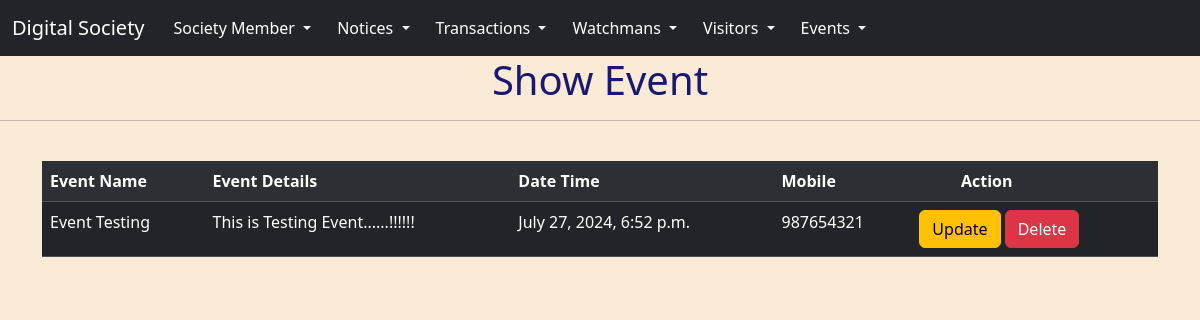
The page /showevent/ on the database its author committed.
### myapp/models.py (models this page shows)
class AddEvent(models.Model):
    eventname=models.CharField(max_length=20)
    eventdetail=models.CharField(max_length=100)
    datetime=models.DateTimeField()
    mobile=models.BigIntegerField()

### myapp/views.py (the view)
# urls.py: path('showevent/',views.showevent, name='showevent'),
def showevent(request):
    event = AddEvent.objects.all()
    return render(request,'showevent.html',{'event':event})

### myapp/templates/showevent.html (shortened to what this page needs)
<!DOCTYPE html>
<html lang="en">
    <head>
        <link
            href="https://cdn.jsdelivr.net/npm/bootstrap@5.3.3/dist/css/bootstrap.min.css"
            rel="stylesheet"
>
    </head>
    <body>
        <nav class="navbar navbar-expand-lg navbar-dark bg-dark">
            <div class="container-fluid">
                <a class="navbar-brand" href="#">Digital Society</a>
                <div class="collapse navbar-collapse"
                    id="navbarNavDarkDropdown">
                    <ul class="navbar-nav">
                        <li class="nav-item dropdown">
                            <button class="btn btn-dark dropdown-toggle"
                                data-bs-toggle="dropdown" aria-expanded="false">
                                Society Member
                            </button>
                        </li>
                    </ul>
                    <ul class="navbar-nav">
                        <li class="nav-item dropdown">
                            <button class="btn btn-dark dropdown-toggle"
                                data-bs-toggle="dropdown" aria-expanded="false">
                                Notices
                            </button>
                        </li>
                    </ul>
                    <ul class="navbar-nav">
                        <li class="nav-item dropdown">
                            <button class="btn btn-dark dropdown-toggle"
                                data-bs-toggle="dropdown" aria-expanded="false">
                                Transactions
                            </button>
                        </li>
                    </ul>
                    <ul class="navbar-nav">
                        <li class="nav-item dropdown">
                            <button class="btn btn-dark dropdown-toggle"
                                data-bs-toggle="dropdown" aria-expanded="false">
                                Watchmans
                            </button>
                        </li>
                    </ul>
                    <ul class="navbar-nav">
                        <li class="nav-item dropdown">
                            <button class="btn btn-dark dropdown-toggle"
                                data-bs-toggle="dropdown" aria-expanded="false">
                                Visitors
                            </button>
                        </li>
                    </ul>
                    <ul class="navbar-nav">
                        <li class="nav-item dropdown">
                            <button class="btn btn-dark dropdown-toggle"
                                data-bs-toggle="dropdown" aria-expanded="false">
                                Events
                            </button>
                        </li>
                    </ul>
                </div>
            </div>
        </nav>
        <center>
            <h1>Show Event</h1>
        </center>
        <hr>
        <br>
        <div class="container">
            <table class="table table-dark table-striped">
                <tr>
                    <th>Event Name</th>
                    <th>Event Details</th>
                    <th>Date Time</th>
                    <th>Mobile</th>
                    <th>&nbsp;&nbsp;&nbsp;&nbsp;&nbsp;&nbsp;&nbsp;&nbsp;&nbsp;&nbsp;Action</th>
                </tr>
                {% for i in event %}
                <tr>
                    <td>{{i.eventname}}</td>
                    <td>{{i.eventdetail}}</td>
                    <td>{{i.datetime}}</td>
                    <td>{{i.mobile}}</td>
                    <td><a class="btn btn-warning" href="/updateevent/{{i.id}}">Update</a>
                        <a class="btn btn-danger" href="/deletevent/{{i.id}}">Delete</a></td>
                </tr>
                {% endfor %}
            </table>
        </div>
    </body>
</html>

### myapp/templates/showevent.html (style rules this page uses)
body { background-color: antiquewhite; }
h1 { color: midnightblue; }

### rows shown on the page
AddEvent: eventname "Event Testing", eventdetail "This is Testing Event......!!!!!!", datetime "July 27, 2024, 6:52 p.m.", mobile "987654321"
